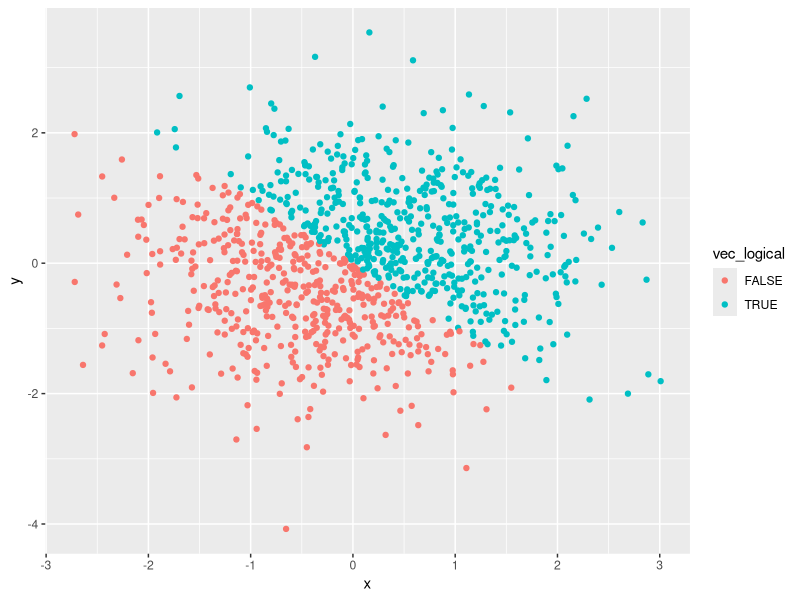
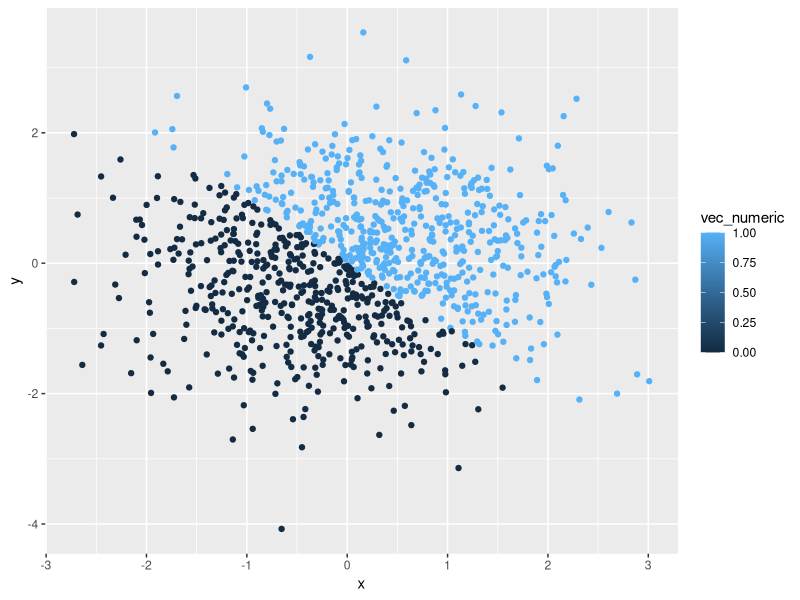
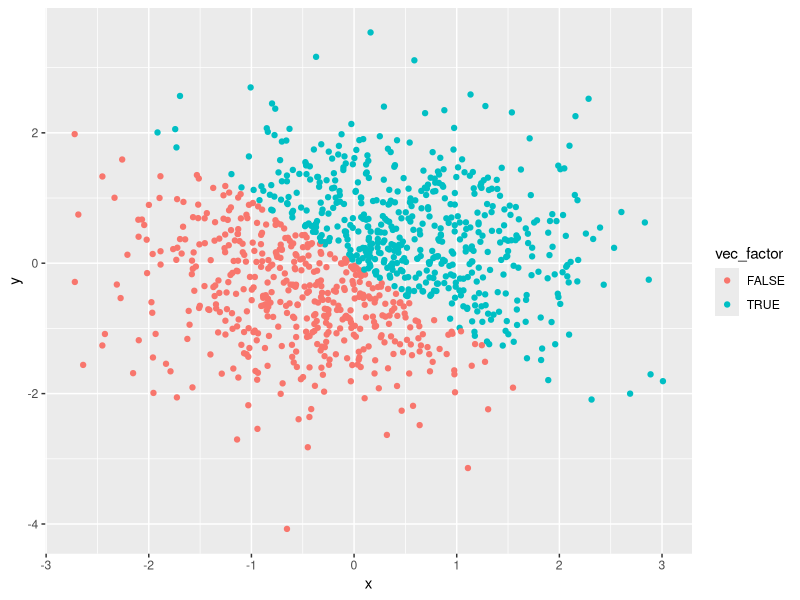
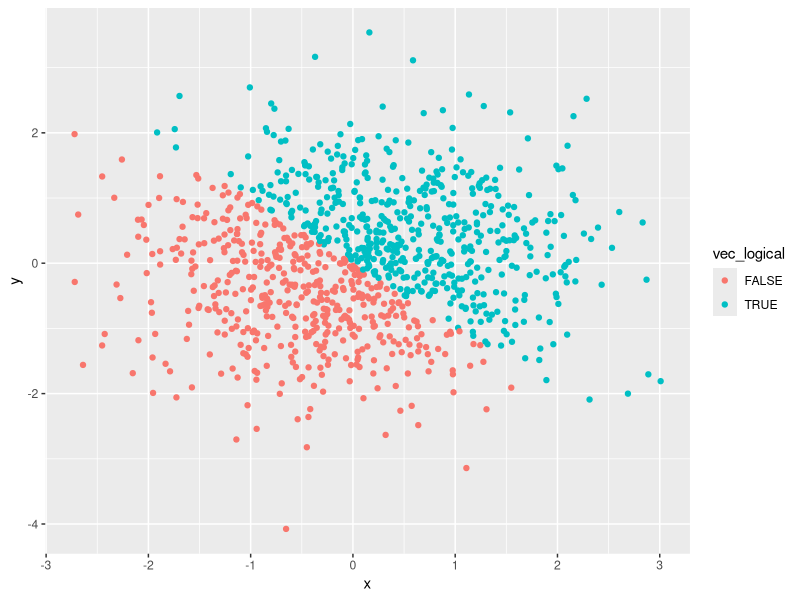

These charts were generated, in order, by the following R code:
## ---- chunk 1
knitr::opts_chunk$set(echo = TRUE)
library(tidyverse)
## ---- chunk 2
set.seed(1)
df_1 = tibble( 
       random_samp = runif(10,0,5),
       greater_than_2 = random_samp > 2,
       student_name = c("Emma", "Sophia", "Serra", "Elisa", "John", "Jessica","Ross","Kaity",    "Jo","Luke"),
       study_year = factor(c("First" , "First", "Second", "First", "Third", "Second", "Second", "Third", "First", "First"))
)

## ---- chunk 3
as.numeric(df_1$random_samp)
as.numeric(df_1$greater_than_2)
as.numeric(df_1$student_name)
as.numeric(df_1$study_year)
## ---- chunk 4
char_to_factor = as.factor(df_1$student_name)
factor_to_num = as.numeric(char_to_factor)
factor_to_char = as.character(df_1$study_year)
char_to_num = as.numeric(factor_to_char)
## ---- chunk 5
set.seed(2)
df_2 = tibble(
  x = rnorm(1000),
  y = rnorm(1000),
  vec_logical = ((x + y) > 0),
  vec_numeric = as.numeric(vec_logical),
  vec_factor = as.factor(vec_logical)
)
## ---- chunk 6
ggplot(df_2, aes(x = x, y = y, color = vec_logical)) + geom_point()
ggsave("df_2plots.pdf")

ggplot(df_2, aes(x = x, y = y, color = vec_numeric)) + geom_point()

ggplot(df_2, aes(x = x, y = y, color = vec_factor)) + geom_point()

